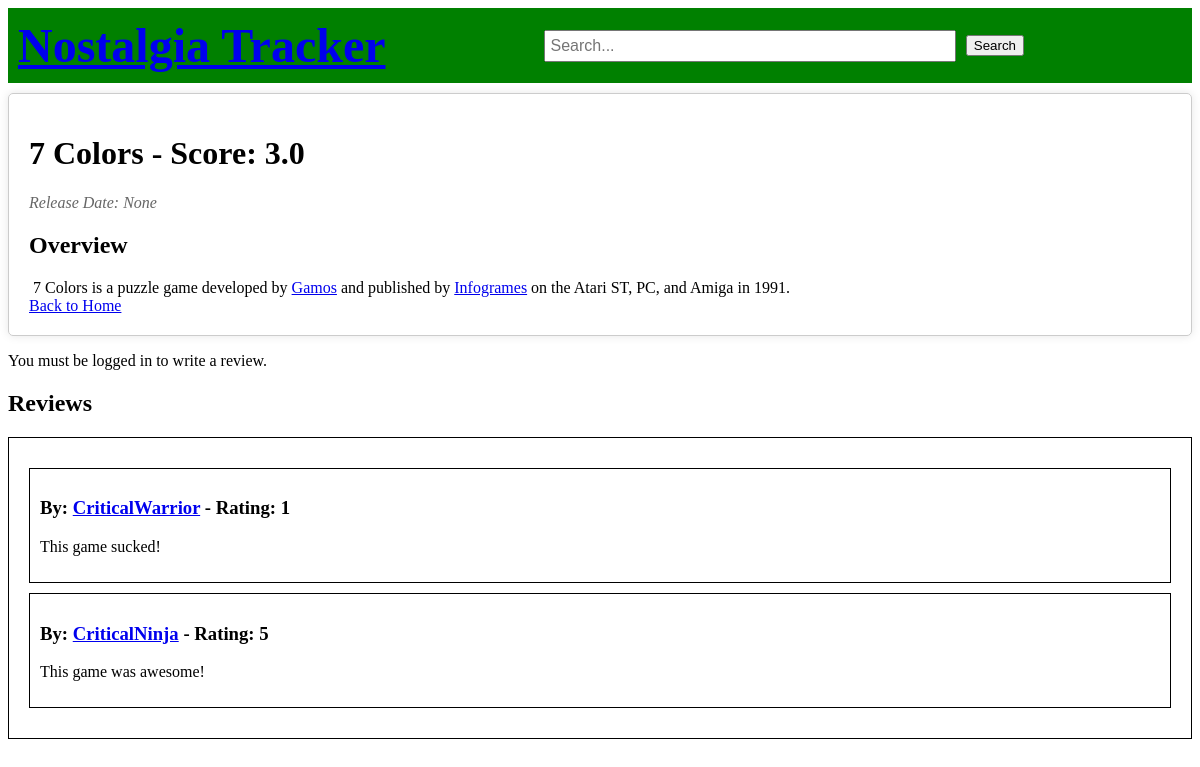
The app's page /game/3030-70 with its own data.
### tables this page shows
CREATE TABLE Game (
            GUID TEXT PRIMARY KEY,
            Name TEXT NOT NULL,
            Description TEXT,
            ReleaseDate TEXT
        );

CREATE TABLE Review (
        ReviewID INTEGER PRIMARY KEY,
        Content TEXT,
        Rating INTEGER,
        Likes INTEGER DEFAULT 0,
        Dislikes INTEGER DEFAULT 0,
        Timestamp TEXT DEFAULT CURRENT_TIMESTAMP,
        UserID INTEGER,
        GameGUID TEXT,
        FOREIGN KEY(UserID) REFERENCES User(UserID),
        FOREIGN KEY(GameGUID) REFERENCES Game(GUID)
    );

CREATE TABLE User (
            UserID INTEGER PRIMARY KEY,
            Username TEXT NOT NULL,
            Email TEXT NOT NULL,
            Password TEXT NOT NULL
        );

### app.py (the view)
@app.route('/game/<guid>')
def game_page(guid):
    db = get_db()
    cur = db.execute("SELECT * FROM Game WHERE GUID = ?", (guid,))
    game = cur.fetchone()
    cur = db.execute("SELECT Review.*, User.Username FROM Review JOIN User ON Review.UserID = User.UserID WHERE Review.GameGUID = ? ORDER BY Timestamp DESC", (guid,))
    reviews = cur.fetchall()
    user_already_reviewed = False
    average_rating = sum([review[2] for review in reviews]) / len(reviews) if reviews else 0  # Assuming Rating is the 3rd column in the reviews table
    if 'user_id' in session:
        db = get_db()
        cur = db.execute("SELECT * FROM Review WHERE UserID = ? AND GameGUID = ?", (session['user_id'], guid))
        user_already_reviewed = cur.fetchone() is not None
    return render_template('game_page.html', game=game, reviews=reviews, user_already_reviewed=user_already_reviewed, average_rating=average_rating)

### app.py (called while the page is built)
@app.before_request
def before_request():
    g.db = get_db()

@app.after_request
def add_header(response):
    response.headers['Cache-Control'] = 'no-store'
    return response

### db.py (called while the page is built)
def get_db():
    if 'db' not in g:
        g.db = sqlite3.connect('games.db')
        g.db.row_factory = sqlite3.Row
    return g.db

### templates/game_page.html (shortened to what this page needs)
<!DOCTYPE html>
<html>
<head>
</head>
<body>
    <div class="header">
        <h1 class="header-title"><a href="{{ url_for('index') }}">Nostalgia Tracker</a></h1>
        <form class="search-bar" action="{{ url_for('search') }}" method="post">
            <input type="text" name="query" placeholder="Search...">
            <input type="submit" value="Search">
        </form>
    </div>
    <div class="game-box">
        <h1>{{ game.Name }} - Score: {{ average_rating }}</h1>
        <div class="release-date">Release Date: {{ game.ReleaseDate }}</div>
        <div class="description">{{ game.Description | safe }}</div>
        <a href="{{ url_for('index') }}">Back to Home</a>
    </div>
    {% if 'user_id' in session %}
        {% if user_already_reviewed %}
            <p>You already wrote your review, but you can edit it!</p>
        {% else %}
            <button id="start-review-button">Start Review</button>
        {% endif %}
        <form id="review-form" style="display: none;" action="{{ url_for('submit_review', guid=game.GUID) }}" method="post">
            <input type="hidden" id="ReviewID" name="ReviewID">
            <textarea id="content" name="content" placeholder="Write your review here..."></textarea>
            <label for="rating">Rating:</label>
            <select id="rating" name="rating">
                <option value="1">1</option>
                <option value="2">2</option>
                <option value="3">3</option>
                <option value="4">4</option>
                <option value="5">5</option>
            </select>
            <input type="submit" value="Submit">
        </form>
    {% else %}
        <p>You must be logged in to write a review.</p>
    {% endif %}
    <h2>Reviews</h2>
    <div class="reviews-container">
        {% for review in reviews %}
            <div class="review-box">
                <h3>By: <a href="{{ url_for('profile', username=review.Username) }}">{{ review.Username }}</a> - Rating: {{ review.Rating }}</h3>
                <p>{{ review.Content }}</p>
            </div>
        {% endfor %}
    </div>
</body>
</html>

### templates/game_page.html (style rules this page uses)
.header { background-color: green; color: white; padding: 10px; text-align: left; font-size: 24px; display: flex; justify-content: space-between; align-items: center; }
.header-title { margin: 0; }
.search-bar { display: flex; align-items: center; flex-grow: 1; justify-content: center; }
.search-bar input[type="text"] { margin-right: 10px; width: 50%; padding: 5px; font-size: 16px; }
.game-box { border: 1px solid #ccc; border-radius: 5px; padding: 10px; margin-bottom: 20px; }
.release-date { font-style: italic; color: #666; }
.description { margin-top: 10px; }
.game-box { border: 1px solid #ccc; padding: 20px; margin: 10px 0; border-radius: 5px; box-shadow: 0 0 10px rgba(0, 0, 0, 0.1); }
.reviews-container { border: 1px solid #000; padding: 20px; margin: 20px 0; }
.review-box { border: 1px solid #000; padding: 10px; margin: 10px 0; }

### records on screen
Game: Name "7 Colors", Description "Overview 7 Colors is a puzzle game developed by Gamos and published by Infogrames on the Atari ST, PC, and Amiga in 1991."
Review: Username "CriticalWarrior", Rating "1", Content "This game sucked!"
Review: Username "CriticalNinja", Rating "5", Content "This game was awesome!"

### other values on screen
{{ average_rating }} "3.0"
{{ game.ReleaseDate }} "None"
